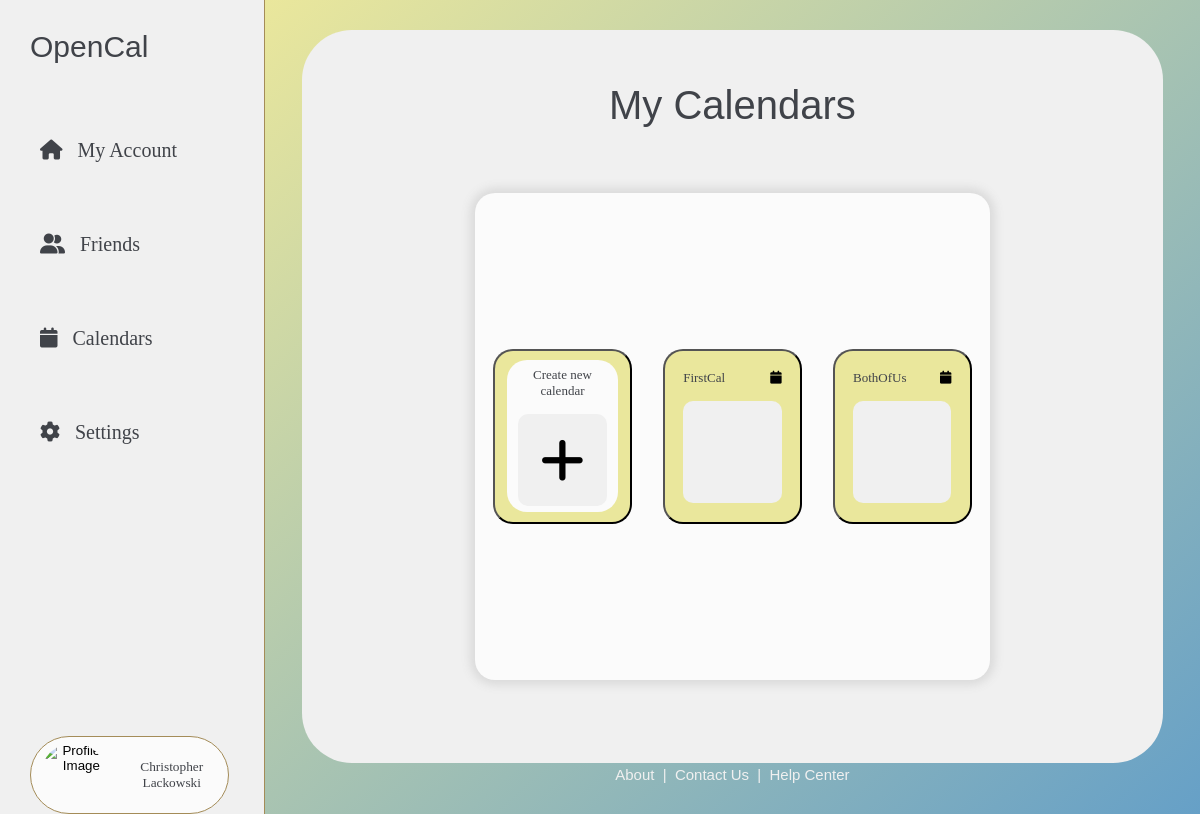
Page /mycalendars/ (signed in) on the committed database.
### opencalapp/models.py (models this page shows, shortened)
class Account(AbstractUser):
    numCals = models.IntegerField(default = 5)
    calendars = models.ManyToManyField('Calendar', related_name='users', blank=True)

class Calendar(models.Model):
    name = models.CharField(max_length=20, default='Calendar Name')
    owner = models.ForeignKey(Account, related_name='owned_calendars', on_delete=models.CASCADE, default=1)
    last_modified = models.DateTimeField(default=timezone.now)
    contributors = models.ManyToManyField('Account', related_name='active_calendars', blank=True)

### opencalapp/views.py (the view)
# urls.py: path('mycalendars/', views.create_calendar,name='mycalendars'),
@login_required
def create_calendar(request):
    if request.method == 'POST':
        form = NewCalendarForm(request.POST)
        if form.is_valid():
            new_calendar = form.save(commit=False)
            new_calendar.owner = request.user;
            new_calendar.save()
            form.save_m2m()
            request.user.calendars.add(new_calendar)
            return redirect('mycalendars')
    else:
        form = NewCalendarForm()
    return render(request, 'mycalendars.html', {'form': form})

### opencalapp/templates/mycalendars.html (shortened to what this page needs)
{% extends 'base.html' %}
{% block content %}
<div class="page-pane">
    <div class="page-pane-bubble">
        <div class="header-title">
            <b-text style="font-size: 40px;">My Calendars</b-text>
        </div>
        <div class="calendars-section">
            <div class="grid">
                <div class="grid-bubble">
                    <button class="grid-cell" onclick="createNewCal()">
                        <div class="cell-bubble">
                            <div class="cal-name-container" style="justify-content: center;">
                                <s-text>Create new calendar</s-text>
                            </div>
                            <div class="plus-icon">
                                <i class="fa-solid fa-plus"></i>
                            </div>
                        </div>
                    </button>
                    {% for calendar in user.calendars.all %}
                    <button class="grid-cell"
                    data-calendar-id="{{ calendar.id }}"
                    data-calendar-name="{{ calendar.name }}"
                    data-last-modified="{{ calendar.last_modified }}"
                    data-contributors="{% for contributor in calendar.contributors.all %}{{ contributor.first_name }} {{ contributor.last_name }}{% if not forloop.last %}, {% endif %}{% endfor %}"
                    onclick="displayCalInfo(this)">
                        <div class="cal-name-container">
                            <div class="left-cal-name">
                                <s-text>{{calendar.name}}</s-text>
                            </div>
                            <div>
                                <i class="fas fa-calendar"></i>
                            </div>
                        </div>
                        <div class="cal-prev">
                        </div>
                    </button>
                    {% endfor %}
                </div>
            </div>
        </div>
    </div>
    {% include 'footer.html' %}
</div>
{% endblock %}

### opencalapp/templates/base.html (shortened to what this page needs)
{% load static %}
<!DOCTYPE html>
<html>
    <head>
        <link rel="stylesheet" href="{% static 'css/mycalendarsstyle.css' %}">
        <link rel="stylesheet" href="{% static 'css/navpanestyle.css' %}">
        <link rel="stylesheet" href="{% static 'css/subpagestyle.css' %}">
        <link rel="stylesheet" href="{% static 'css/globalstyle.css' %}">
        <link rel="stylesheet" href="{% static 'css/friendsstyle.css' %}">
    </head>
    <body>
        <div class="page-container" style="display: flex; justify-content: flex-start">
            <div class="nav-pane">
                <p style="font-family:Verdana, sans-serif; font-size: 30px; color:rgb(64, 67, 73)">OpenCal</p>
                <br><br>
                <div class="nav-options">
                    <a class="nav-button" style="font-size: 20px" href="{% url 'account' %}" id="account-link-id">
                        <i class="fas fa-house"></i>
                        &ensp;
                        My Account
                    </a>
                    <br><br><br>
                    <a class="nav-button" style="font-size: 20px" href="{% url 'friends' %}" id="friends-link-id">
                        <i class="fas fa-user-group"></i>
                        &ensp;
                        Friends
                    </a>
                    <br><br><br>
                    <a class="nav-button" style="font-size: 20px" href="{% url 'mycalendars' %}" id="calendars-link-id">
                        <i class="fas fa-calendar"></i>
                        &ensp;
                        Calendars
                    </a>
                    <br><br><br>
                    <a class="nav-button" style="font-size: 20px" href="{% url 'settings' %}" id="settings-link-id">
                        <i class="fas fa-gear"></i>
                        &ensp;
                        Settings
                    </a>
                </div>
                <div class="all-profile">
                    <br>
                    <button class="profile-container" onclick="toggleVisibility()">
                        <img src="{% static 'images/IMG_7987.png' %}" alt="Profile Image" class="profile-img">
                        <s-text style="text-transform: capitalize;">{{ user.get_full_name }}</s-text>
                    </button>
                </div>
            </div>
            <div class="main-content" style="width:100%; height:100%; flex-grow:1;">
                {% block content %}
                {% endblock %}
            </div>
        </div>
    </body>
</html>

### opencalapp/static/css/mycalendarsstyle.css (style rules this page uses)
body { background-color: rgb(102, 160, 199); height: 100%; width: 100%; margin: 0; }
.header-title { display: flex; justify-content: center; align-items: center; height: 150px; width: 100%; }
.calendars-section { display: flex; justify-content: center; align-items: center; width: 90%; height: 70%; }
.grid { display: flex; justify-content: center; align-items: center; width: 70%; height: 100%; }
.grid-bubble { display: flex; flex-wrap: wrap; justify-content: center; align-items: center; background-color: rgb(251, 251, 251); height: 95%; width: 95%; border-radius: 20px; overflow-y: scroll; box-shadow: 0 0 10px 5px rgb(218, 218, 218); }
.grid-cell { height:175px; width: 27%; background-color:rgb(234, 231, 156); margin: 3%; display: flex; align-items: center; justify-content: center; flex-direction: column; border-radius: 20px; }
.cal-prev { height: 60%; width: 80%; background-color: rgb(240, 240, 240); display: flex; align-items: center; justify-content: center; border-radius: 10px; }
.cal-name-container { font-size: 13px; width: 80%; margin-bottom: 15px; display: flex; justify-content: space-between; }
.left-cal-name { white-space: nowrap; overflow: hidden; text-overflow: ellipsis; }
.cell-bubble { width: 90%; height: 90%; display: flex; align-items: center; justify-content: center; background-color: rgb(251,251,251); border-radius: 20px; flex-direction: column; }
.plus-icon { height: 60%; width: 80%; background-color: rgb(240,240,240); display: flex; align-items: center; justify-content: center; border-radius: 10px; font-size: 50px; }

### opencalapp/static/css/navpanestyle.css (style rules this page uses)
.nav-pane { height:100%; width:300px; display: flex; justify-content: flex-start; align-items: flex-start; background-color: rgb(240,240,240); flex-direction: column; padding-left: 30px; border-right: 1px solid rgb(164, 140, 88); }
.nav-options { display: flex; flex-direction: column; justify-content: center; align-items: flex-start; }
.nav-button { border: none; color: rgb(64, 67, 73); font-family: Georgia, serif; width: 200px; height: 40px; display: flex; align-items: center; border-radius: 20px; text-decoration: none; }
.all-profile { display: flex; align-items: center; width: 85%; height: 250px; flex-direction: column; margin-top: 220px; }
.profile-container { height: 90px; width: 100%; border-radius: 100px; padding: 0; background-color: rgb(251, 251, 251); border: 1px solid rgb(164, 140, 88); display: flex; justify-content: flex-start; align-items: center; }
.profile-img { height: 85%; aspect-ratio: 1.0; border-radius: 100px; margin-left: 10px; margin-right: 10px; object-fit: cover; }

### opencalapp/static/css/subpagestyle.css (style rules this page uses)
.page-container { height:100%; width:100%; display: flex; justify-content: center; align-items: center; }
.page-pane { height:100%; width:100%; display: flex; justify-content: space-between; align-items: center; background-color: rgb(251, 251, 251); background-image: linear-gradient(to bottom right, rgb(234, 231, 156), rgb(102, 160, 199)); flex-direction: column; }
.page-pane-bubble { display: flex; align-items: center; justify-content: flex-start; width: 92%; height: 90%; flex-direction: column; background-color: rgb(240,240,240); border-radius: 50px; margin-top: 30px; }

### opencalapp/static/css/globalstyle.css (style rules this page uses)
html { height: 100%; }
s-text { color: rgb(64, 67, 73); font-family: Georgia, serif; }
b-text { color: rgb(64, 67, 73); font-family: Verdana, sans-serif; }
button { transition-duration: 0.4s; cursor: pointer; }

### opencalapp/static/css/friendsstyle.css (style rules this page uses)
.header-title { display: flex; justify-content: center; align-items: center; height: 150px; width: 100%; }

### rows in the picture
Account: get_full_name "Christopher Lackowski"
Calendar: name "FirstCal"
Calendar: name "BothOfUs"
